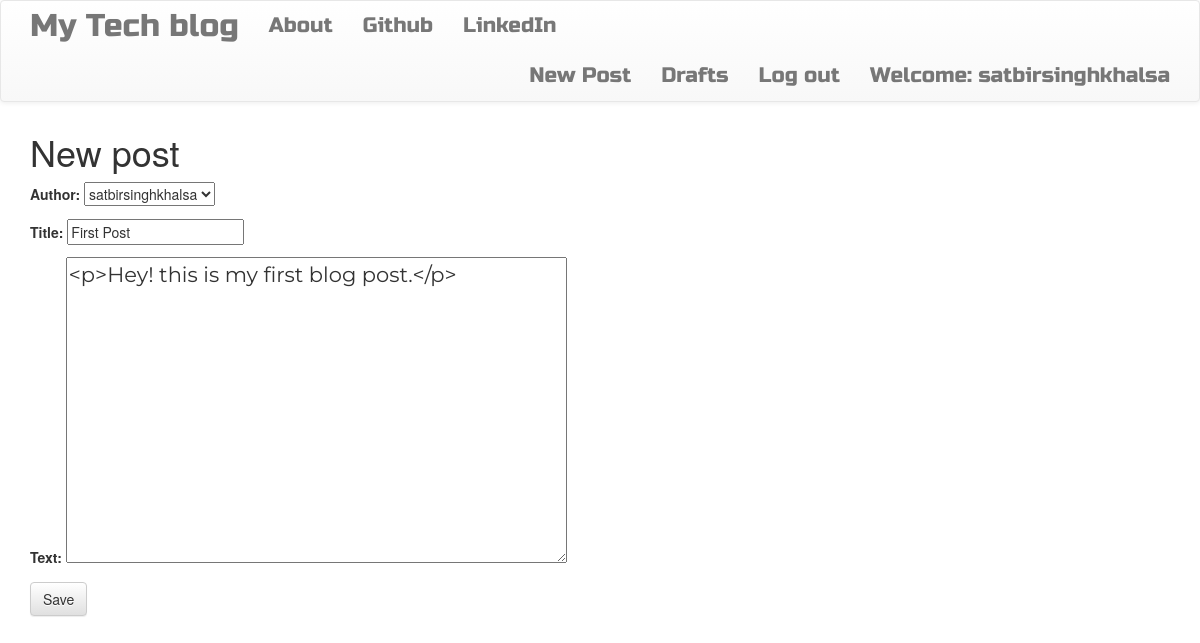
Screenshot of /post/1/edit/ (signed in) with the database file from the repository.
### b_app/models.py (models this page shows, shortened)
class Post(models.Model):
    author = models.ForeignKey('auth.user')
    title = models.CharField(max_length=200)
    text = models.TextField()
    create_date = models.DateTimeField(default=timezone.now())
    published_date = models.DateTimeField(blank=True, null=True)

### b_app/views.py (the view)
# urls.py: url(r'^post/(?P<pk>\d+)/edit/$', views.PostUpdateView.as_view(), name='post_edit'),
class PostUpdateView(LoginRequiredMixin,UpdateView):
    login_url = '/login/'
    redirect_field_name = 'b_app/post_detail.html'
    form_class = PostForm
    model = Post

### b_app/forms.py
class PostForm(forms.ModelForm):
    class Meta():
        model = Post
        fields = ('author', 'title', 'text')
        widgets = {
            'title': forms.TextInput(attrs={'class': 'textinputclass'}),
            'text': forms.Textarea(attrs={'class': 'editable medium-editor-textarea postcontent'})
        }

### b_app/templates/b_app/post_form.html (shortened to what this page needs)
{% extends 'b_app/base.html' %}
{% block content %}
    <h1>New post</h1>
    <form method="POST" class="post-form">
    {{form.as_p}}
    <button type="submit" class="save btn btn-default">Save</button>
    </form>
{% endblock %}

### b_app/templates/b_app/base.html (shortened to what this page needs)
<!DOCTYPE html>
{% load staticfiles %}
<html>
    <head>
        <link rel="stylesheet" href="https://maxcdn.bootstrapcdn.com/bootstrap/3.3.7/css/bootstrap.min.css">
        <link rel="stylesheet" href="https://maxcdn.bootstrapcdn.com/bootstrap/3.3.7/css/bootstrap-theme.min.css">
        <link rel="stylesheet" href="//cdn.jsdelivr.net/medium-editor/latest/css/medium-editor.min.css" type="text/css" media="screen" charset="utf-8">
        <link rel="stylesheet" href="{% static 'css/b_app.css' %}">
<body class='loader'>
  <nav class="navbar navbar-default techfont custom-navbar">
    <div class="container">
      <ul class="nav navbar-nav">
        <li><a class='navbar-brand bigbrand' href="{% url 'post_list' %}">My Tech blog</a></li>
        <li><a href="{% url 'about'%}">About</a></li>
        <li><a href="https://www.github.com">Github</a></li>
        <li><a href="https://www.linkedin.com">LinkedIn</a></li>
      </ul>
      <ul class="nav navbar-nav navbar-right">
        {% if user.is_authenticated %}
        <li>
          <a href="{% url 'post_new' %}" >New Post</a>
        </li>
        <li>
          <a href="{% url 'post_draft_list' %}">Drafts</a>
        </li>
        <li>
          <a href="{% url 'logout' %}" >Log out</a>
        </li>
        <li>
          <a >Welcome: {{ user.username }}</a>
        </li>
          {% else %}
            <li><a class='nav navbar-right' href="{% url 'login' %}" >Login <span class="glyphicon glyphicon-user"></span></a></li>
        {% endif %}
      </ul>
  </div>
</nav>
        <div class="content container">
            <div class="row">
                <div class="col-md-8">
                  <div class="blog_posts">
                    {% block content %}
                    {% endblock %}
                  </div>
                </div>
            </div>
        </div>
</body>
</html>

### b_app/static/css/b_app.css (style rules this page uses)
.techfont { font-family: 'Russo One', sans-serif; font-size: 1.5em; margin-bottom: 10px; }
.postcontent { font-family: 'Montserrat'; font-size: 1.5em; }
.bigbrand { font-size: 1.5em; }
.loader { filter:hue-rotate(0deg); animation:hue 5000ms infinite linear; }

### rows the page displays
Post: author "satbirsinghkhalsa", title "First Post", text "<p>Hey! this is my first blog post.</p>"

### other values shown
{{ user.username }} "satbirsinghkhalsa"
